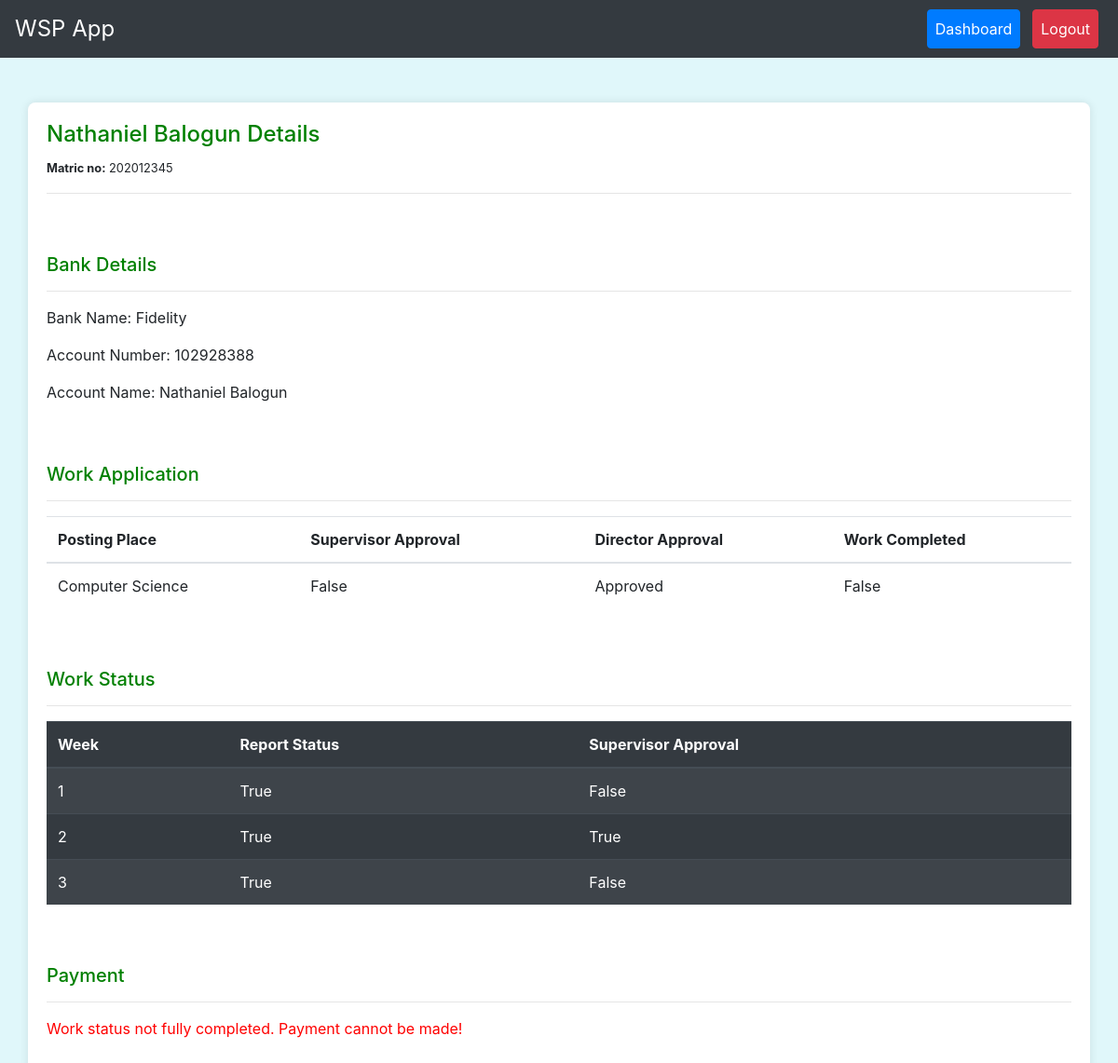
Page /student/5/ (signed in) on the earlier database version.
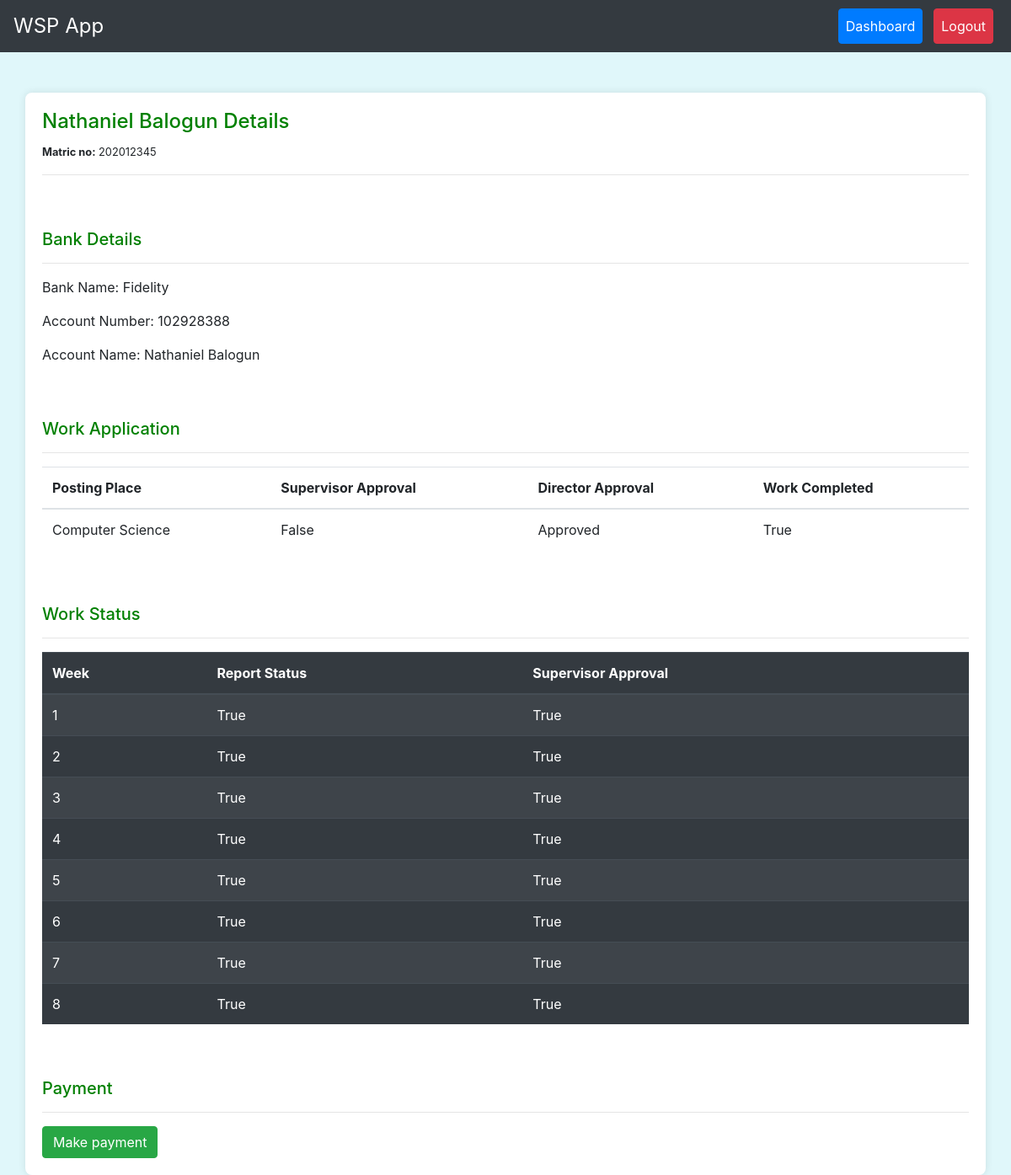
Same page on the later database version.
### workapp/models.py (models this page shows, shortened)
class StudentApplication(models.Model):
    student = models.ForeignKey(User, on_delete=models.CASCADE, related_name='applications', null=True)
    posting_place = models.ForeignKey(PostingPlace, on_delete=models.CASCADE)
    STATUS_CHOICES = [
        ('pending', 'Pending'),
        ('approved', 'Approved'),
        ('rejected', 'Rejected'),
    ]
    status = models.CharField(max_length=10, choices=STATUS_CHOICES, default='pending')
    supervisor_status = models.CharField(max_length=10, null=True, choices=STATUS_CHOICES, default='pending')
    director_approval = models.BooleanField(default=False)
    supervisor_approval = models.BooleanField(default=False, null=True)
    work_completed = models.BooleanField(default=False, null=True, blank=True)
    payment_status = models.BooleanField(default=False, null=True, blank=True)
    payment_receipt = models.ImageField(upload_to='receipts/', default=default_receipt, null=True, blank=True)
    start_date = models.DateField(null=True, blank=True)
    end_date = models.DateField(null=True, blank=True)
    student_photo = models.ImageField(upload_to='student_photos/', default=default_student_photo, null=True, blank=True)
    hod_recommendation_letter = models.FileField(upload_to='hod_signatures/', default=default_hod_signature, null=True, blank=True)
    room_number = models.CharField(max_length=20, null=True, blank=True)
    cgpa = models.DecimalField(max_digits=4, decimal_places=2, null=True, blank=True)
    year_of_study = models.IntegerField(null=True, blank=True)
    reason_for_desiring_to_work = models.TextField(null=True, blank=True)
    signature = models.FileField(upload_to='signatures/', default=default_signature, null=True, blank=True)
    area_of_interest = models.CharField(max_length=255, null=True, blank=True)
    date_signed = models.DateField(null=True, blank=True)
    class Meta:
        ordering = [Case(
            When(status='pending', then=Value(0)),
            When(status='approved', then=Value(1)),
            When(status='rejected', then=Value(2)),
            output_field=IntegerField(),
        )]

class PostingPlace(models.Model):
    name = models.CharField(max_length=100)
    location = models.CharField(max_length=100, null=True, blank=True, default='School Campus')
    supervisor = models.ForeignKey(User, on_delete=models.SET_NULL, null=True, blank=True)

class WorkStatus(models.Model):
    application = models.ForeignKey(StudentApplication, on_delete=models.CASCADE, related_name='work_statuses', null=True)
    date = models.DateField()
    day = models.CharField(max_length=20, null=True)
    start_time = models.CharField(max_length=20, null=True)
    end_time = models.CharField(max_length=20, null=True)
    supervisor_name = models.CharField(max_length=50, null=True)
    student_checked = models.BooleanField(default=False)
    supervisor_approval = models.BooleanField(default=False)
    comments = models.TextField(null=True, blank=True)
    supervisor_comment = models.TextField(null=True)
    class Meta:
        ordering = ['date']

### workapp/views.py (the view)
# urls.py: path('student/<int:pk>/', views.student_detail, name='student_detail'),
@login_required
def student_detail(request, pk):
    student = get_object_or_404(User, pk=pk, role='student')
    applications = StudentApplication.objects.filter(student=student)
    bank_details = BankDetails.objects.filter(user=student).first()
    work_statuses = WorkStatus.objects.filter(application__student=student)
    all_work_status_approved = all(ws.supervisor_approval for ws in work_statuses)
    latest_application = applications.latest('id') if applications.exists() else None
    try:
        bank_detail = BankDetails.objects.get(user=student)
        print(f" {student.username} bank details => {bank_detail}")
    except BankDetails.DoesNotExist:
        bank_detail = None
    context = {
        'student': student,
        'applications': applications,
        'bank_details': bank_details,
        'work_statuses': work_statuses,
        'all_work_status_approved': all_work_status_approved,
        'latest_application':latest_application,
        'bank_detail':bank_detail
    }
    return render(request, 'student_detail.html', context)

### workapp/models.py (called while the page is built)
    def __str__(self):
        return f'{self.first_name} {self.last_name}'

    def __str__(self):
        return f"Bank Details for {self.user.username}: {self.bank_name}, \
        {self.account_number}, {self.account_name}"

### workapp/templates/student_detail.html (shortened to what this page needs)
{% extends 'base.html' %}
{% block content %}
    <h4 style="color:green"> {{ student.first_name }} {{ student.last_name }} Details</h4>
    <small><b>Matric no:</b> {{ student.matric_number }}</small>
    <hr><br> <br>
    <h5 style="color:green">Bank Details</h5><hr>
    {% if bank_details %}
        <p>Bank Name: {{ bank_detail.bank_name }}</p>
        <p>Account Number: {{ bank_detail.account_number }}</p>
        <p>Account Name: {{ bank_detail.account_name }}</p>
    {% else %}
        <p style="color:red">No bank details available!</p>
    {% endif %}
    <br> <br>
    <h5 style="color:green">Work Application</h5> <hr>
    <div class="table-responsive">
    <table class="table">
        <thead>
            <tr>
                <th>Posting Place</th>
                <th>Supervisor Approval</th>
                <th>Director Approval</th>
                <th>Work Completed</th>
            </tr>
        </thead>
        <tbody>
            {% for application in applications %}
            <tr>
                <td>{{ application.posting_place.name }}</td>
                <td>{{ application.supervisor_approval }}</td>
                <td>{{ application.get_status_display }}</td>
                <td>{{ application.work_completed }}</td>
            </tr>
            {% empty %}
            <tr>
                <td colspan="3">No applications found</td>
            </tr>
            {% endfor %}
        </tbody>
    </table>
    </div><br> <br>
    <h5 style="color:green">Work Status</h5> <hr>
    <div class="table-responsive">
    <table class="table table-dark table-striped">
        <thead>
            <tr>
                <th>Week</th>
                <th>Report Status</th>
                <th>Supervisor Approval</th>
            </tr>
        </thead>
        <tbody>
            {% for work_status in work_statuses %}
            <tr>
                <td>{{ forloop.counter }}</td>
                <td>{{ work_status.student_checked }}</td>
                <td>{{ work_status.supervisor_approval }}</td>
            </tr>
            {% empty %}
            <tr>
                <td colspan="3" style="color:red;">No weekly report found!</td>
            </tr>
            {% endfor %}
        </tbody>
    </table>
    </div>
    <br><br>
    <h5 style="color:green">Payment</h5> <hr>
    {% if latest_application.work_completed and not latest_application.payment_status %}
        <a class="btn btn-success" href="{% url 'make_payment' student.id %}">Make payment</a>
    {% elif latest_application.payment_status %}
        <p style="color:blue;">Student payment successfully made!<br> Thank you.</p>
    {% else %}
        <p style="color:red;">Work status not fully completed. Payment cannot be made!</p>
    {% endif %}
{% endblock %}

Differences in the rows shown:
changed StudentApplication "False": work_completed "False" → "True"
changed WorkStatus (number 1 of 8 on the later page): supervisor_approval "False" → "True"
changed WorkStatus (number 3 of 8 on the later page): supervisor_approval "False" → "True"
added WorkStatus: student_checked "True", supervisor_approval "True"
added WorkStatus: student_checked "True", supervisor_approval "True"
added WorkStatus: student_checked "True", supervisor_approval "True"
added WorkStatus: student_checked "True", supervisor_approval "True"
added WorkStatus: student_checked "True", supervisor_approval "True"
Other differences:
text no longer shown: "Work status not fully completed. Payment cannot be made!"
text now shown: "Make payment"
